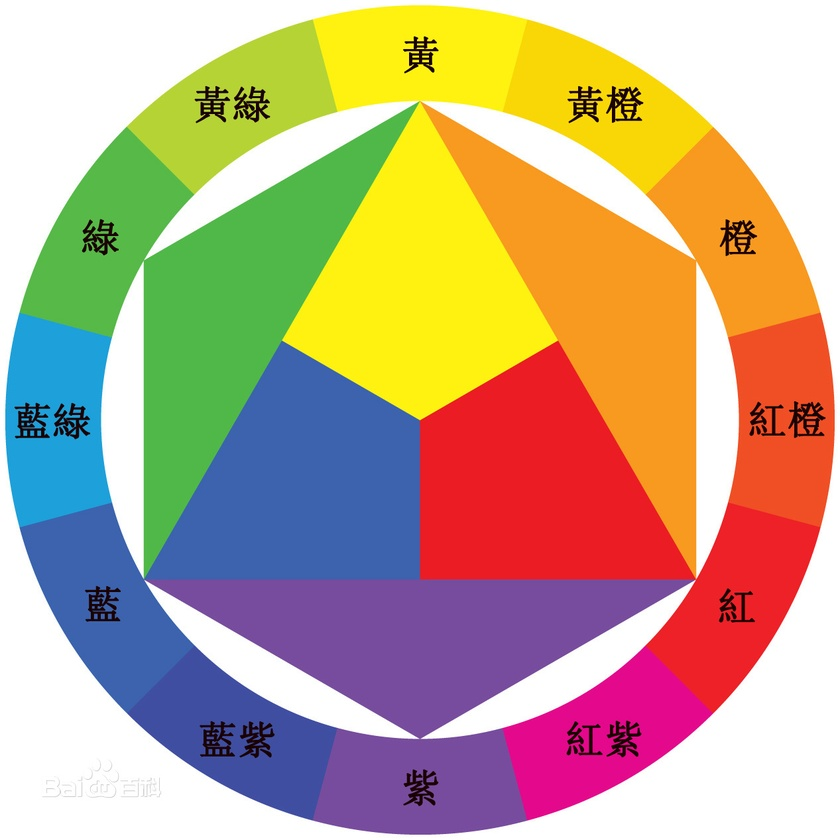
#> input picture InputImages/色图.jpg, 840 x 840 px, shrunk from 1267 x 1267 before the run
$ python image_kmeans.py
#> lines starting #> are read from the running program, lines starting #| are printed output that depends on the picture
import numpy as np
import cv2

if __name__ == '__main__':
    path = "../InputImages/色图.jpg"
    img = cv2.imdecode(np.fromfile(path, dtype=np.uint8), -1)
#> img is the input picture: shape (840, 840, 3); mean B, G, R 137.6, 166.7, 191.8
    # img = cv2.imread(path)
    h, w, ch = img.shape
#> h = 840; w = 840; ch = 3
    data = img.reshape((-1, 3))
    data = np.float32(data)

    # 图像分割
    # MAX_ITER最大迭代次数，EPS最高精度
    criteria = (cv2.TERM_CRITERIA_EPS + cv2.TERM_CRITERIA_MAX_ITER, 10, 1.0)
    num_cluster = 3
    ret, label, center = cv2.kmeans(data, num_cluster, None, criteria, num_cluster, cv2.KMEANS_RANDOM_CENTERS)
#> ret = 4.39e+09; center = [[28.08, 189, 242.7], [253.8, 254.6, 254.6], [117.3, 92.17, 119.1]]
    # label = np.squeeze(label)
    center = np.uint8(center)
#> center = [[28, 188, 242], [253, 254, 254], [117, 92, 119]]

    # color = np.uint8([[255, 0, 0],
    #                   [0, 0, 255],
    #                   [128, 128, 128]])

    # res = color[np.squeeze(label)]
    # print(res.shape)

    # result = res.reshape((img.shape))
    # cv2.imshow("demo", result)

    # 背景颜色替换
    # 生成mask区域
    index = label[0][0]
#> index = 1
    center = np.uint8(center)
    color = center[0]
#> color = [28, 188, 242]
    mask = np.ones((h, w), dtype=np.uint8) * 255
    label = np.reshape(label, (h, w))
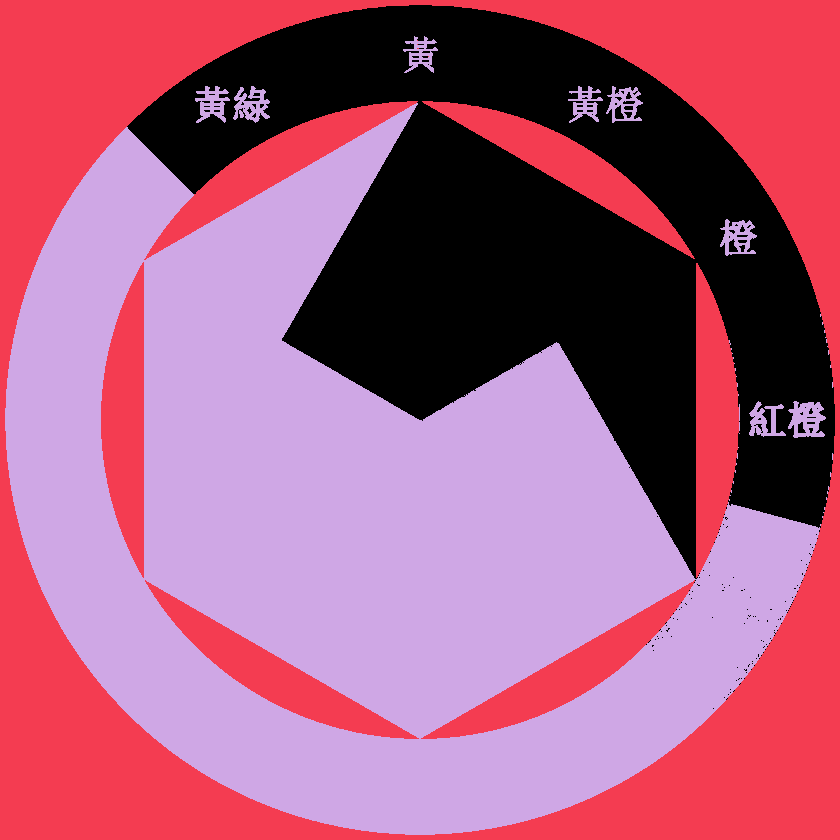
#> label: shape (840, 840) int32; 3 distinct labels, from 0 to 2; one colour per label, 0 black
    mask[label == index] = 0

    # 高斯模糊
    se = cv2.getStructuringElement(cv2.MORPH_RECT, (3, 3))
    # 膨胀，防止出现背景
    cv2.erode(mask, se, mask)
    # 边缘模糊
    mask = cv2.GaussianBlur(mask, (5, 5), 0)
    mask = np.expand_dims(mask, axis=2)
    # mask = mask[..., None]
    # 白色背景
    # bg = np.ones(img.shape, dtype=np.float32)*255
    # 红色背景
    red_bg = np.array([0, 0, 255])
    bg = np.tile(red_bg, (h, w, 1))

    alpha = mask.astype(np.float32) / 255.
    fg = alpha * img
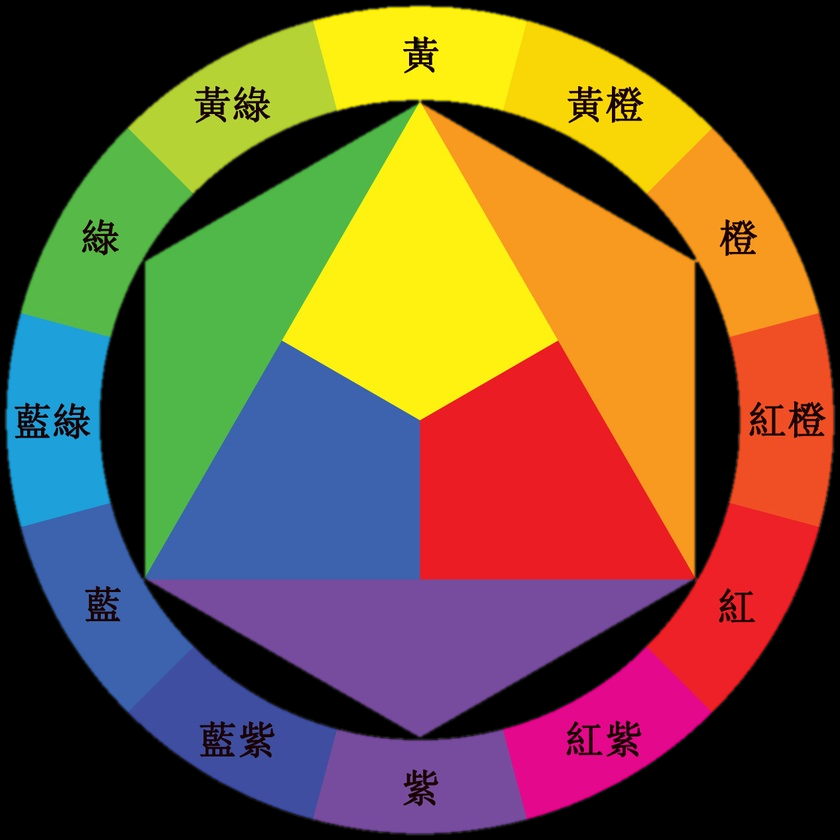
#> fg: shape (840, 840, 3) float32; mean B, G, R 57.3, 85.8, 110.8

    new_image = np.uint8(fg + (1 - alpha) * bg)
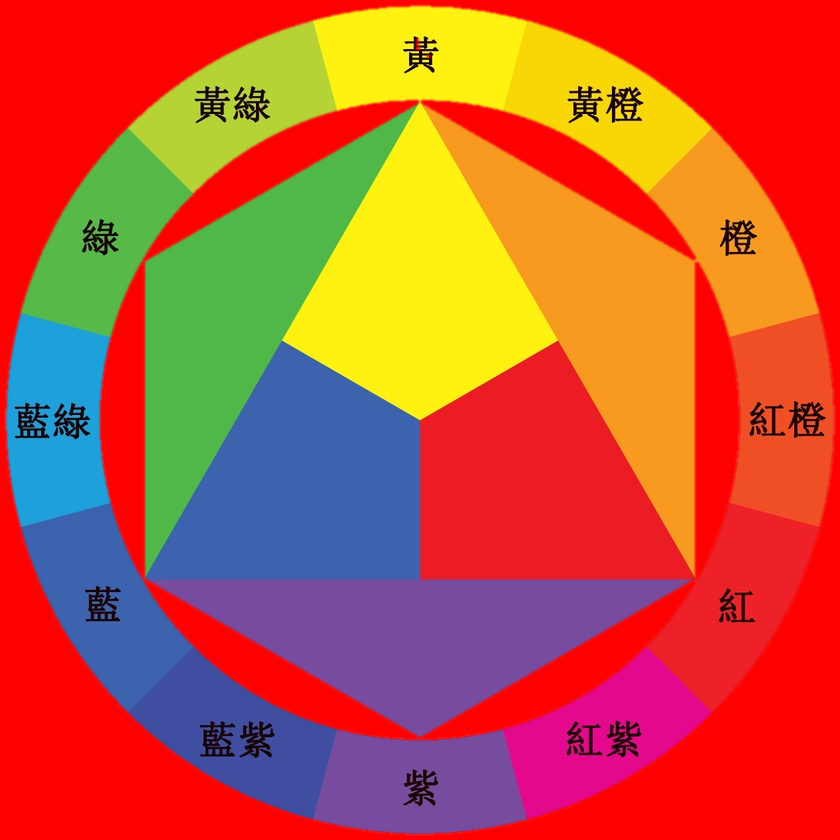
#> new_image: shape (840, 840, 3); mean B, G, R 57.2, 85.8, 193.2

    cv2.imshow("white", np.hstack([img, new_image]))
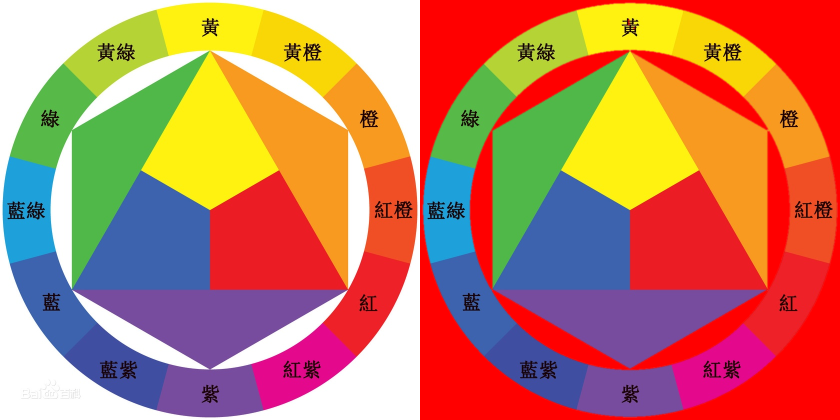
#> window 'white': shape (840, 1680, 3) (shown at 1/2 size); mean B, G, R 97.4, 126.3, 192.5
    cv2.waitKey(0)

$ run again, with InputImages/Fennec Fox.jpg copied over InputImages/色图.jpg
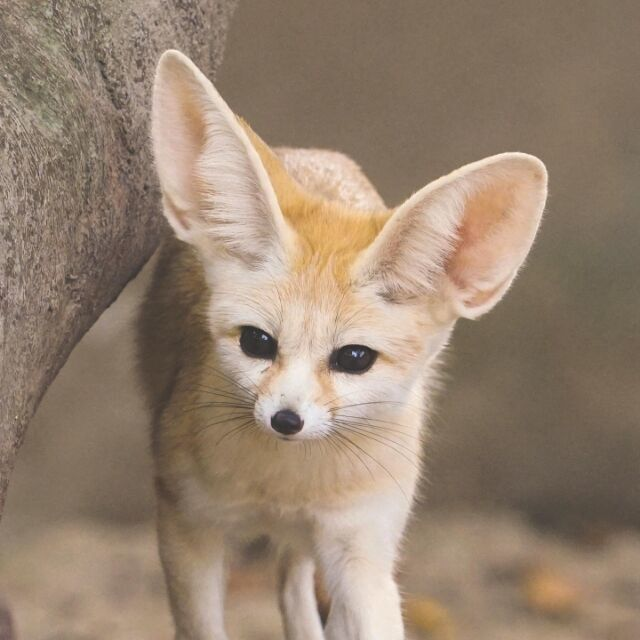
#> input picture InputImages/Fennec Fox.jpg, 640 x 640 px
#> img is the input picture: shape (640, 640, 3); mean B, G, R 112.6, 130.9, 150.4
#> `ret, label, center = cv2.kmeans(data, num_cluster, None, criteria, num..`: ret = 268259975; center = [[176.8, 194.8, 217.9], [119.3, 141.7, 165.7], [86.71, 103.2, 119.4]]
#> `center = np.uint8(center)`: center = [[176, 194, 217], [119, 141, 165], [86, 103, 119]]
#> index = 1
#> color = [176, 194, 217]
#> `label = np.reshape(label, (h, w))`:
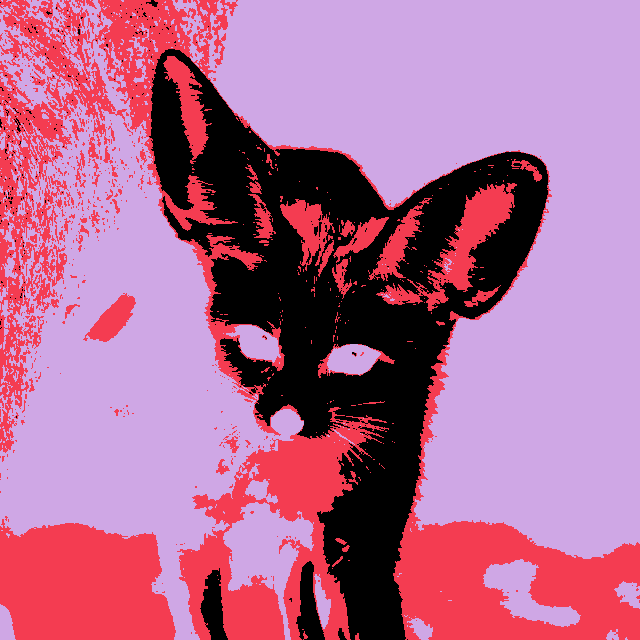
#> label: shape (640, 640) int32; 3 distinct labels, from 0 to 2; one colour per label, 0 black
#> `cv2.imshow("white", np.hstack([img, new_image]))`:
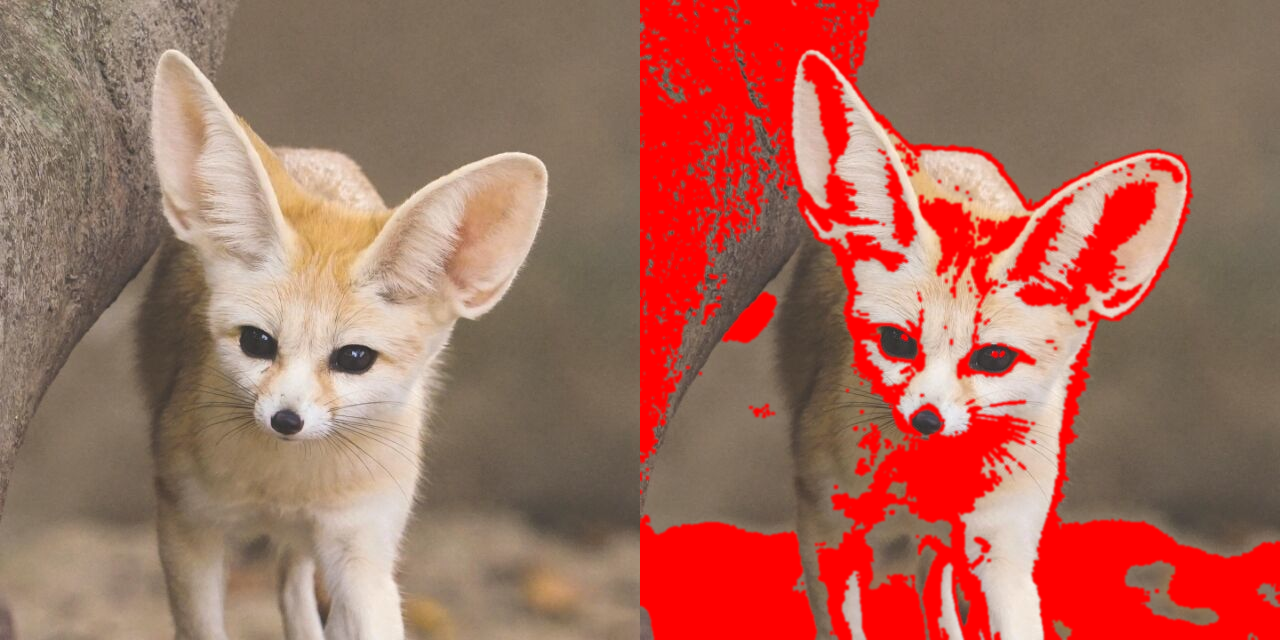
#> window 'white': shape (640, 1280, 3); mean B, G, R 92.4, 107, 166
